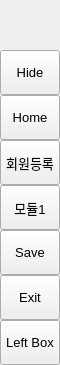
        <widget class="QFrame" name="leftMenuBg">
         <property name="minimumSize">
          <size>
           <width>60</width>
           <height>0</height>
          </size>
         </property>
         <property name="maximumSize">
          <size>
           <width>60</width>
           <height>16777215</height>
          </size>
         </property>
         <property name="frameShape">
          <enum>QFrame::NoFrame</enum>
         </property>
         <property name="frameShadow">
          <enum>QFrame::Raised</enum>
         </property>
         <layout class="QVBoxLayout" name="verticalLayout_3">
          <property name="spacing">
           <number>0</number>
          </property>
          <property name="leftMargin">
           <number>0</number>
          </property>
          <property name="topMargin">
           <number>0</number>
          </property>
          <property name="rightMargin">
           <number>0</number>
          </property>
          <property name="bottomMargin">
           <number>0</number>
          </property>
          <item>
           <widget class="QFrame" name="topLogoInfo">
            <property name="minimumSize">
             <size>
              <width>0</width>
              <height>50</height>
             </size>
            </property>
            <property name="maximumSize">
             <size>
              <width>16777215</width>
              <height>50</height>
             </size>
            </property>
            <property name="frameShape">
             <enum>QFrame::NoFrame</enum>
            </property>
            <property name="frameShadow">
             <enum>QFrame::Raised</enum>
            </property>
            <widget class="QFrame" name="topLogo">
             <property name="geometry">
              <rect>
               <x>10</x>
               <y>5</y>
               <width>42</width>
               <height>42</height>
              </rect>
             </property>
             <property name="minimumSize">
              <size>
               <width>42</width>
               <height>42</height>
              </size>
             </property>
             <property name="maximumSize">
              <size>
               <width>42</width>
               <height>42</height>
              </size>
             </property>
             <property name="frameShape">
              <enum>QFrame::NoFrame</enum>
             </property>
             <property name="frameShadow">
              <enum>QFrame::Raised</enum>
             </property>
            </widget>
            <widget class="QLabel" name="titleLeftApp">
             <property name="geometry">
              <rect>
               <x>70</x>
               <y>8</y>
               <width>160</width>
               <height>20</height>
              </rect>
             </property>
             <property name="font">
              <font>
               <family>Segoe UI Semibold</family>
               <pointsize>12</pointsize>
               <weight>7</weight>
               <italic>false</italic>
               <bold>false</bold>
              </font>
             </property>
             <property name="text">
              <string>MEALBOM</string>
             </property>
             <property name="alignment">
              <set>Qt::AlignLeading|Qt::AlignLeft|Qt::AlignTop</set>
             </property>
            </widget>
            <widget class="QLabel" name="titleLeftDescription">
             <property name="geometry">
              <rect>
               <x>70</x>
               <y>27</y>
               <width>160</width>
               <height>16</height>
              </rect>
             </property>
             <property name="maximumSize">
              <size>
               <width>16777215</width>
               <height>16</height>
              </size>
             </property>
             <property name="font">
              <font>
               <family>Segoe UI</family>
               <pointsize>8</pointsize>
               <weight>50</weight>
               <italic>false</italic>
               <bold>false</bold>
              </font>
             </property>
             <property name="text">
              <string>Modern GUI / Flat Style</string>
             </property>
             <property name="alignment">
              <set>Qt::AlignLeading|Qt::AlignLeft|Qt::AlignTop</set>
             </property>
            </widget>
           </widget>
          </item>
          <item>
           <widget class="QFrame" name="leftMenuFrame">
            <property name="frameShape">
             <enum>QFrame::NoFrame</enum>
            </property>
            <property name="frameShadow">
             <enum>QFrame::Raised</enum>
            </property>
            <layout class="QVBoxLayout" name="verticalMenuLayout">
             <property name="spacing">
              <number>0</number>
             </property>
             <property name="leftMargin">
              <number>0</number>
             </property>
             <property name="topMargin">
              <number>0</number>
             </property>
             <property name="rightMargin">
              <number>0</number>
             </property>
             <property name="bottomMargin">
              <number>0</number>
             </property>
             <item>
              <widget class="QFrame" name="toggleBox">
               <property name="maximumSize">
                <size>
                 <width>16777215</width>
                 <height>45</height>
                </size>
               </property>
               <property name="frameShape">
                <enum>QFrame::NoFrame</enum>
               </property>
               <property name="frameShadow">
                <enum>QFrame::Raised</enum>
               </property>
               <layout class="QVBoxLayout" name="verticalLayout_4">
                <property name="spacing">
                 <number>0</number>
                </property>
                <property name="leftMargin">
                 <number>0</number>
                </property>
                <property name="topMargin">
                 <number>0</number>
                </property>
                <property name="rightMargin">
                 <number>0</number>
                </property>
                <property name="bottomMargin">
                 <number>0</number>
                </property>
                <item>
                 <widget class="QPushButton" name="toggleButton">
                  <property name="sizePolicy">
                   <sizepolicy hsizetype="Expanding" vsizetype="Fixed">
                    <horstretch>0</horstretch>
                    <verstretch>0</verstretch>
                   </sizepolicy>
                  </property>
                  <property name="minimumSize">
                   <size>
                    <width>0</width>
                    <height>45</height>
                   </size>
                  </property>
                  <property name="font">
                   <font>
                    <family>Segoe UI</family>
                    <pointsize>10</pointsize>
                    <weight>50</weight>
                    <italic>false</italic>
                    <bold>false</bold>
                   </font>
                  </property>
                  <property name="cursor">
                   <cursorShape>PointingHandCursor</cursorShape>
                  </property>
                  <property name="layoutDirection">
                   <enum>Qt::LeftToRight</enum>
                  </property>
                  <property name="styleSheet">
                   <string notr="true">background-image: url(:/icons/images/icons/icon_menu.png);</string>
                  </property>
                  <property name="text">
                   <string>Hide</string>
                  </property>
                 </widget>
                </item>
               </layout>
              </widget>
             </item>
             <item alignment="Qt::AlignTop">
              <widget class="QFrame" name="topMenu">
               <property name="frameShape">
                <enum>QFrame::NoFrame</enum>
               </property>
               <property name="frameShadow">
                <enum>QFrame::Raised</enum>
               </property>
               <layout class="QVBoxLayout" name="verticalLayout_8">
                <property name="spacing">
                 <number>0</number>
                </property>
                <property name="leftMargin">
                 <number>0</number>
                </property>
                <property name="topMargin">
                 <number>0</number>
                </property>
                <property name="rightMargin">
                 <number>0</number>
                </property>
                <property name="bottomMargin">
                 <number>0</number>
                </property>
                <item>
                 <widget class="QPushButton" name="btn_home">
                  <property name="sizePolicy">
                   <sizepolicy hsizetype="Expanding" vsizetype="Fixed">
                    <horstretch>0</horstretch>
                    <verstretch>0</verstretch>
                   </sizepolicy>
                  </property>
                  <property name="minimumSize">
                   <size>
                    <width>0</width>
                    <height>45</height>
                   </size>
                  </property>
                  <property name="font">
                   <font>
                    <family>Segoe UI</family>
                    <pointsize>10</pointsize>
                    <weight>50</weight>
                    <italic>false</italic>
                    <bold>false</bold>
                   </font>
                  </property>
                  <property name="cursor">
                   <cursorShape>PointingHandCursor</cursorShape>
                  </property>
                  <property name="layoutDirection">
                   <enum>Qt::LeftToRight</enum>
                  </property>
                  <property name="styleSheet">
                   <string notr="true">background-image: url(:/icons/images/icons/cil-home.png);</string>
                  </property>
                  <property name="text">
                   <string>Home</string>
                  </property>
                 </widget>
                </item>
                <item>
                 <widget class="QPushButton" name="btn_widgets">
                  <property name="sizePolicy">
                   <sizepolicy hsizetype="Expanding" vsizetype="Fixed">
                    <horstretch>0</horstretch>
                    <verstretch>0</verstretch>
                   </sizepolicy>
                  </property>
                  <property name="minimumSize">
                   <size>
                    <width>0</width>
                    <height>45</height>
                   </size>
                  </property>
                  <property name="font">
                   <font>
                    <family>Segoe UI</family>
                    <pointsize>10</pointsize>
                    <weight>50</weight>
                    <italic>false</italic>
                    <bold>false</bold>
                   </font>
                  </property>
                  <property name="cursor">
                   <cursorShape>PointingHandCursor</cursorShape>
                  </property>
                  <property name="layoutDirection">
                   <enum>Qt::LeftToRight</enum>
                  </property>
                  <property name="styleSheet">
                   <string notr="true">background-image: url(:/icons/images/icons/cil-gamepad.png);</string>
                  </property>
                  <property name="text">
                   <string>회원등록</string>
                  </property>
                 </widget>
                </item>
                <item>
                 <widget class="QPushButton" name="btn_new">
                  <property name="sizePolicy">
                   <sizepolicy hsizetype="Expanding" vsizetype="Fixed">
                    <horstretch>0</horstretch>
                    <verstretch>0</verstretch>
                   </sizepolicy>
                  </property>
                  <property name="minimumSize">
                   <size>
                    <width>0</width>
                    <height>45</height>
                   </size>
                  </property>
                  <property name="font">
                   <font>
                    <family>Segoe UI</family>
                    <pointsize>10</pointsize>
                    <weight>50</weight>
                    <italic>false</italic>
                    <bold>false</bold>
                   </font>
                  </property>
                  <property name="cursor">
                   <cursorShape>PointingHandCursor</cursorShape>
                  </property>
                  <property name="layoutDirection">
                   <enum>Qt::LeftToRight</enum>
                  </property>
                  <property name="styleSheet">
                   <string notr="true">background-image: url(:/icons/images/icons/cil-file.png);</string>
                  </property>
                  <property name="text">
                   <string>모듈1</string>
                  </property>
                 </widget>
                </item>
                <item>
                 <widget class="QPushButton" name="btn_save">
                  <property name="sizePolicy">
                   <sizepolicy hsizetype="Expanding" vsizetype="Fixed">
                    <horstretch>0</horstretch>
                    <verstretch>0</verstretch>
                   </sizepolicy>
                  </property>
                  <property name="minimumSize">
                   <size>
                    <width>0</width>
                    <height>45</height>
                   </size>
                  </property>
                  <property name="font">
                   <font>
                    <family>Segoe UI</family>
                    <pointsize>10</pointsize>
                    <weight>50</weight>
                    <italic>false</italic>
                    <bold>false</bold>
                   </font>
                  </property>
                  <property name="cursor">
                   <cursorShape>PointingHandCursor</cursorShape>
                  </property>
                  <property name="layoutDirection">
                   <enum>Qt::LeftToRight</enum>
                  </property>
                  <property name="styleSheet">
                   <string notr="true">background-image: url(:/icons/images/icons/cil-save.png)</string>
                  </property>
                  <property name="text">
                   <string>Save</string>
                  </property>
                 </widget>
                </item>
                <item>
                 <widget class="QPushButton" name="btn_exit">
                  <property name="sizePolicy">
                   <sizepolicy hsizetype="Expanding" vsizetype="Fixed">
                    <horstretch>0</horstretch>
                    <verstretch>0</verstretch>
                   </sizepolicy>
                  </property>
                  <property name="minimumSize">
                   <size>
                    <width>0</width>
                    <height>45</height>
                   </size>
                  </property>
                  <property name="font">
                   <font>
                    <family>Segoe UI</family>
                    <pointsize>10</pointsize>
                    <weight>50</weight>
                    <italic>false</italic>
                    <bold>false</bold>
                   </font>
                  </property>
                  <property name="cursor">
                   <cursorShape>PointingHandCursor</cursorShape>
                  </property>
                  <property name="layoutDirection">
                   <enum>Qt::LeftToRight</enum>
                  </property>
                  <property name="styleSheet">
                   <string notr="true">background-image: url(:/icons/images/icons/cil-x.png);</string>
                  </property>
                  <property name="text">
                   <string>Exit</string>
                  </property>
                 </widget>
                </item>
               </layout>
              </widget>
             </item>
             <item alignment="Qt::AlignBottom">
              <widget class="QFrame" name="bottomMenu">
               <property name="frameShape">
                <enum>QFrame::NoFrame</enum>
               </property>
               <property name="frameShadow">
                <enum>QFrame::Raised</enum>
               </property>
               <layout class="QVBoxLayout" name="verticalLayout_9">
                <property name="spacing">
                 <number>0</number>
                </property>
                <property name="leftMargin">
                 <number>0</number>
                </property>
                <property name="topMargin">
                 <number>0</number>
                </property>
                <property name="rightMargin">
                 <number>0</number>
                </property>
                <property name="bottomMargin">
                 <number>0</number>
                </property>
                <item>
                 <widget class="QPushButton" name="toggleLeftBox">
                  <property name="sizePolicy">
                   <sizepolicy hsizetype="Expanding" vsizetype="Fixed">
                    <horstretch>0</horstretch>
                    <verstretch>0</verstretch>
                   </sizepolicy>
                  </property>
                  <property name="minimumSize">
                   <size>
                    <width>0</width>
                    <height>45</height>
                   </size>
                  </property>
                  <property name="font">
                   <font>
                    <family>Segoe UI</family>
                    <pointsize>10</pointsize>
                    <weight>50</weight>
                    <italic>false</italic>
                    <bold>false</bold>
                   </font>
                  </property>
                  <property name="cursor">
                   <cursorShape>PointingHandCursor</cursorShape>
                  </property>
                  <property name="layoutDirection">
                   <enum>Qt::LeftToRight</enum>
                  </property>
                  <property name="styleSheet">
                   <string notr="true">background-image: url(:/icons/images/icons/icon_settings.png);</string>
                  </property>
                  <property name="text">
                   <string>Left Box</string>
                  </property>
                 </widget>
                </item>
               </layout>
              </widget>
             </item>
            </layout>
           </widget>
          </item>
         </layout>
        </widget>
